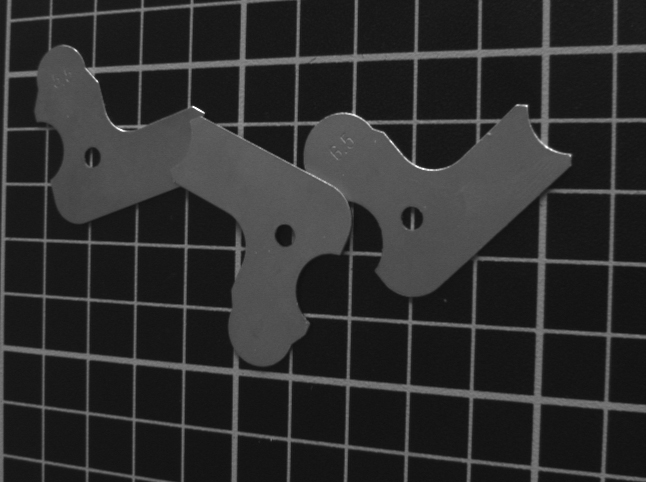
#> input picture De-Grid/img.jpg, 646 x 482 px
$ python HW2.py
#> lines starting #> are read from the running program, lines starting #| are printed output that depends on the picture; after the words box and inside, x2 and y2 are one past the last pixel; in counts of white or black regions, pixels touching at a corner belong together
#> further down, img is the input picture: shape (482, 646, 3); min 16, max 255, mean 45.2
import cv2
import matplotlib.pyplot as plt
import numpy as np


def derection_filter(height: int, width: int):

    d_filter = np.zeros((height, width, 3), np.uint8)
    DIRECTION_COEF = 0.05
    RADIUS = 5

    # caution: x=width, y=height
    center_point = [width // 2, height // 2]
    r_1_point = [width, (int)(height / 2 * (1 - DIRECTION_COEF))]
    r_2_point = [width, (int)(height / 2 * (1 + DIRECTION_COEF))]
    l_1_point = [0, (int)(height / 2 * (1 - DIRECTION_COEF))]
    l_2_point = [0, (int)(height / 2 * (1 + DIRECTION_COEF))]
    u_1_point = [(int)(width / 2 * (1 - DIRECTION_COEF)), 0]
    u_2_point = [(int)(width / 2 * (1 + DIRECTION_COEF)), 0]
    d_1_point = [(int)(width / 2 * (1 - DIRECTION_COEF)), height]
    d_2_point = [(int)(width / 2 * (1 + DIRECTION_COEF)), height]

    right_triangle = np.array([center_point, r_1_point, r_2_point])
    left_triangle = np.array([center_point, l_1_point, l_2_point])
    up_triangle = np.array([center_point, u_1_point, u_2_point])
    down_triangle = np.array([center_point, d_1_point, d_2_point])

    cv2.fillConvexPoly(d_filter, right_triangle, (255, 255, 255))
    cv2.fillConvexPoly(d_filter, left_triangle, (255, 255, 255))
    cv2.fillConvexPoly(d_filter, up_triangle, (255, 255, 255))
    cv2.fillConvexPoly(d_filter, down_triangle, (255, 255, 255))
    cv2.circle(d_filter, tuple(center_point), RADIUS, (0, 0, 0), -1)

    d_filter = cv2.cvtColor(d_filter, cv2.COLOR_RGB2GRAY)
    d_filter = (255 - d_filter) // 255
    return d_filter


def task_1(img):
    """
    Task 1: remove grids on the photo.
    """
    MIDDLE_VALUE = 50
    MIDDLE_VALUE_2 = 120
    KERNAL_RADIUM = 8

    # convert to binary image
    img_gray = cv2.cvtColor(img, cv2.COLOR_RGB2GRAY)
    mask = img_gray.copy()
    mask[img_gray > MIDDLE_VALUE] = 1
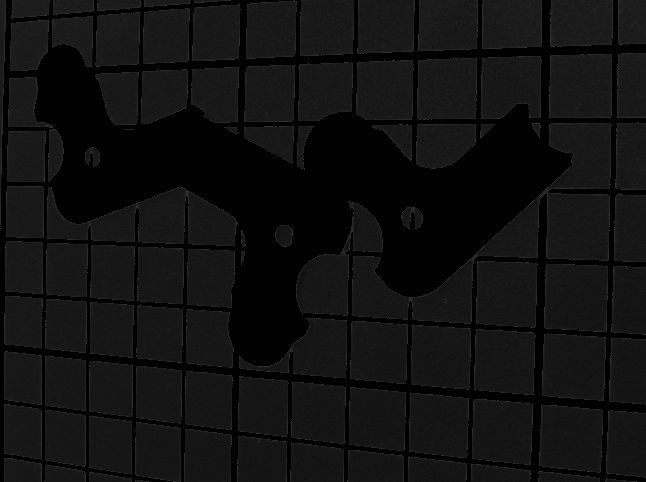
#> mask: shape (482, 646); min 1, max 50, mean 16.5
    mask[img_gray <= MIDDLE_VALUE] = 0
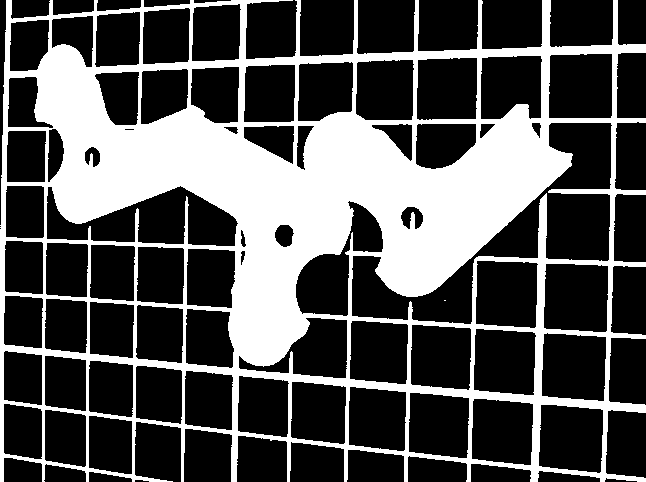
#> mask: shape (482, 646); values 0 (black) and 1 (white), 32.7% white; 2 white regions (1 under 20 px), largest, box (x1, y1, x2, y2) and area: (0, 0, 646, 482) 101948

    # open operation
    kernel = cv2.getStructuringElement(cv2.MORPH_ELLIPSE,
                                       (KERNAL_RADIUM, KERNAL_RADIUM))
    mask_er1 = cv2.erode(mask, kernel)
#> mask_er1: shape (482, 646); values 0 (black) and 1 (white), 17.7% white; 58 white regions (44 under 20 px), largest, box (x1, y1, x2, y2) and area: (37, 0, 646, 363) 53743, (0, 232, 3, 482) 339, (513, 369, 558, 422) 123
    mask_dl1 = cv2.dilate(mask_er1, kernel)  # 先腐蚀再膨胀，开运算
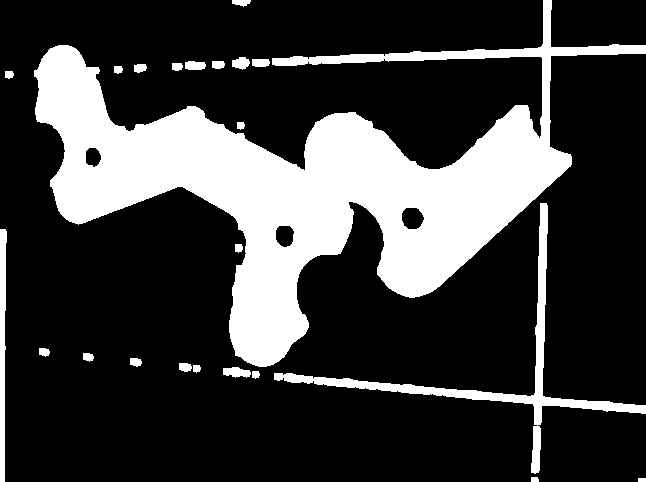
#> mask_dl1: shape (482, 646); values 0 (black) and 1 (white), 23.8% white; 23 white regions, largest, box (x1, y1, x2, y2) and area: (34, 0, 646, 367) 65766, (274, 203, 646, 474) 5221, (0, 229, 7, 482) 1363

    # find the most connected domain
    mask_uint8 = mask_dl1.astype(np.uint8) * 255  # 转换为uint8
#> mask_uint8: shape (482, 646); 23.8% white; 23 white regions
    contours, _ = cv2.findContours(mask_uint8, cv2.RETR_TREE,
                                   cv2.CHAIN_APPROX_SIMPLE)  # 寻找连通域
#> contours = 26 contours; largest, box (x1, y1, x2, y2) and area: (34, 0, 646, 367) 65320, (274, 203, 646, 474) 4577, (0, 229, 7, 482) 1106, (401, 207, 425, 230) 402, (275, 225, 295, 248) 340
    areas = [cv2.contourArea(cnt) for cnt in contours]  # 计算面积
#> areas = 26 values, max 65319.5 at index 21, min 21 at index 0, mean 2824.6
    tar_index = np.argsort(areas)[-1]  # 面积最大的连通区域就是目标工件区域
#> tar_index = 21
    mask_max_contour = np.zeros([mask.shape[0], mask.shape[1]])
    cv2.drawContours(mask_max_contour, contours, tar_index, 1, cv2.FILLED)
#> mask_max_contour: shape (482, 646) float64; values 0 (black) and 1 (white), 21.4% white; 1 white region, box (x1, y1, x2, y2) and area: (34, 0, 646, 367) 66672
    mask_max_contour = mask_max_contour * mask_dl1  # 保留mask_dl1的孔洞部分
#> mask_max_contour: shape (482, 646) float64; values 0 (black) and 1 (white), 21.1% white; 1 white region, box (x1, y1, x2, y2) and area: (34, 0, 646, 367) 65766
    mask_max_contour = np.array(mask_max_contour, dtype=int)

    # frequency domain transformation
    mask_spectrum = np.fft.fftshift(np.fft.fft2(mask_max_contour * 255))
    dir_filter = derection_filter(*img_gray.shape)
#> in derection_filter, `cv2.fillConvexPoly(d_filter, right_triangle, (255, 255, 255))`: d_filter: shape (482, 646, 3); 1.4% white; 1 white region, box (x1, y1, x2, y2) and area: (323, 228, 646, 254) 4360
#> in derection_filter, `cv2.fillConvexPoly(d_filter, down_triangle, (255, 255, 255))`: d_filter: shape (482, 646, 3); 5.5% white; 1 white region, box (x1, y1, x2, y2) and area: (0, 0, 646, 482) 17184
#> in derection_filter, `cv2.circle(d_filter, tuple(center_point), RADIUS, (0, 0, 0), -1)`: d_filter: shape (482, 646, 3); 5.5% white; 4 white regions, box (x1, y1, x2, y2) and area: (0, 228, 318, 254) 4368, (329, 228, 646, 254) 4354, (306, 0, 340, 236) 4229, (306, 247, 340, 482) 4212
    mask_spectrum_filtered = mask_spectrum * dir_filter

    mask_filtered = np.fft.ifft2(np.fft.fftshift(mask_spectrum_filtered))
    mask_filtered = abs(mask_filtered)
    mask_filtered = mask_filtered / mask_filtered.max() * 255
    mask_filtered = np.array(mask_filtered, dtype=np.uint8)
    mask_filtered[mask_filtered > MIDDLE_VALUE_2] = 255
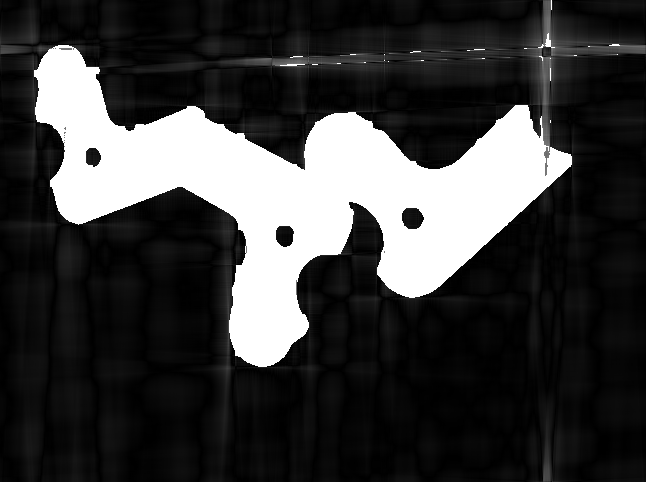
#> mask_filtered: shape (482, 646); min 0, max 255, mean 58.9
    mask_filtered[mask_filtered <= MIDDLE_VALUE_2] = 0
#> mask_filtered: shape (482, 646); 19.8% white; 27 white regions (24 under 20 px), largest, box (x1, y1, x2, y2) and area: (34, 45, 572, 367) 61305, (545, 33, 555, 48) 55, (280, 64, 305, 66) 35
    mask_filtered = mask_filtered // 255

    KERNAL_RADIUM_2 = 6
    kernel_2 = cv2.getStructuringElement(cv2.MORPH_ELLIPSE,
                                         (KERNAL_RADIUM_2, KERNAL_RADIUM_2))
    mask_er2 = cv2.erode(mask_filtered, kernel_2)
#> mask_er2: shape (482, 646); values 0 (black) and 1 (white), 17.7% white; 1 white region, box (x1, y1, x2, y2) and area: (37, 51, 570, 365) 55133
    mask_dl2 = cv2.dilate(mask_er2, kernel_2)  # 先腐蚀再膨胀，开运算
#> mask_dl2: shape (482, 646); values 0 (black) and 1 (white), 19.6% white; 1 white region, box (x1, y1, x2, y2) and area: (35, 49, 573, 368) 61004

    KERNAL_RADIUM_3 = 6
    kernel_3 = cv2.getStructuringElement(cv2.MORPH_ELLIPSE,
                                         (KERNAL_RADIUM_3, KERNAL_RADIUM_3))
    mask_dl3 = cv2.dilate(mask_dl2, kernel_3)
#> mask_dl3: shape (482, 646); values 0 (black) and 1 (white), 21.4% white; 1 white region, box (x1, y1, x2, y2) and area: (33, 47, 576, 371) 66623
    mask_er3 = cv2.erode(mask_dl3, kernel_3)  # 先膨胀再腐蚀，闭运算
#> mask_er3: shape (482, 646); values 0 (black) and 1 (white), 19.6% white; 1 white region, box (x1, y1, x2, y2) and area: (36, 50, 574, 369) 60978

    # put the mask on the image
    img_no_grid = img_gray * mask_er3
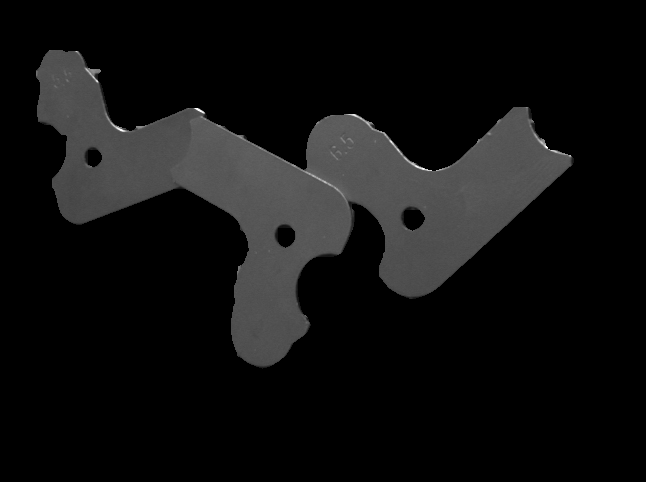
#> img_no_grid: shape (482, 646); min 0, max 255, mean 16.3
    img_no_grid = cv2.cvtColor(img_no_grid, cv2.COLOR_GRAY2RGB)
#> img_no_grid: shape (482, 646, 3)

    # show results
    titles = [
        'Source image', 'Binarization and open operation', 'Find max contour',
        'Spectrum', 'Frequency domain filtering', 'IFFT', "Open operation",
        'Close openation', "Result"
    ]
    images = [
        img, mask_dl1, mask_max_contour, 20 * np.log(np.abs(mask_spectrum)),
        20 * np.log(np.abs(mask_spectrum_filtered)), mask_filtered, mask_dl2,
        mask_er3, img_no_grid
    ]

    for i in range(9):
        plt.subplot(3, 3, i + 1)
        plt.title(titles[i])
        plt.imshow(images[i])
        plt.xticks([])
        plt.yticks([])
        plt.axis('off')

    plt.show()
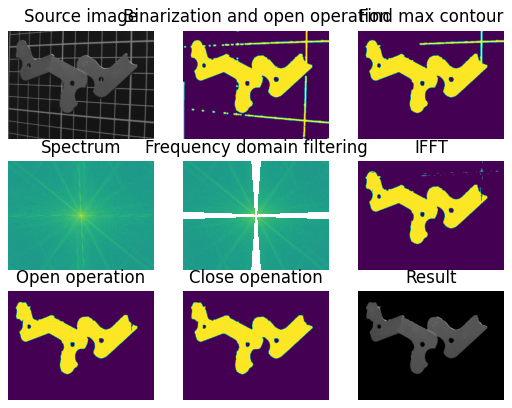
#> figure drawn by matplotlib, 9 panels
    cv2.imwrite('./remove_grid.jpg', img_no_grid)

    pass


def task_2(img):

    blurred = cv2.GaussianBlur(img, (3, 3), 0)
    gray = cv2.cvtColor(img, cv2.COLOR_RGB2GRAY)
    edge_output = cv2.Canny(gray, 50, 150)
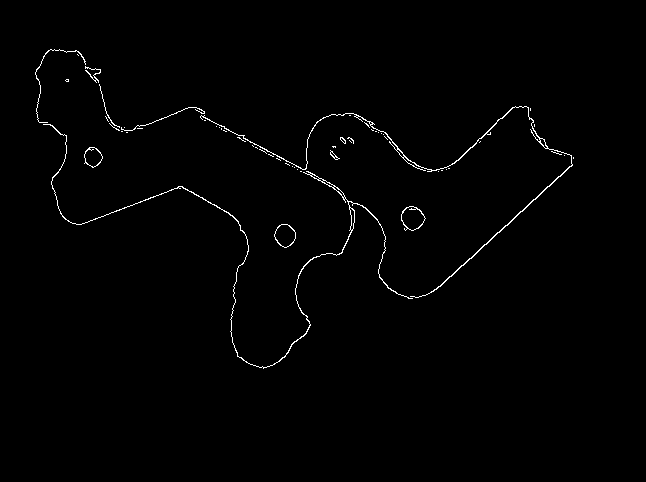
#> edge_output: shape (482, 646); 0.93% white in thin lines or dots, all inside (x1, y1, x2, y2) = (35, 49, 574, 369)

    plt.imshow(edge_output)
    plt.show()
    cv2.imwrite('./edge.jpg', edge_output)

    pass


if __name__ == '__main__':

    img = cv2.imread('./img.jpg')
    task_1(img)
    img_no_grid = cv2.imread('./remove_grid.jpg')
    task_2(img_no_grid)

    pass
